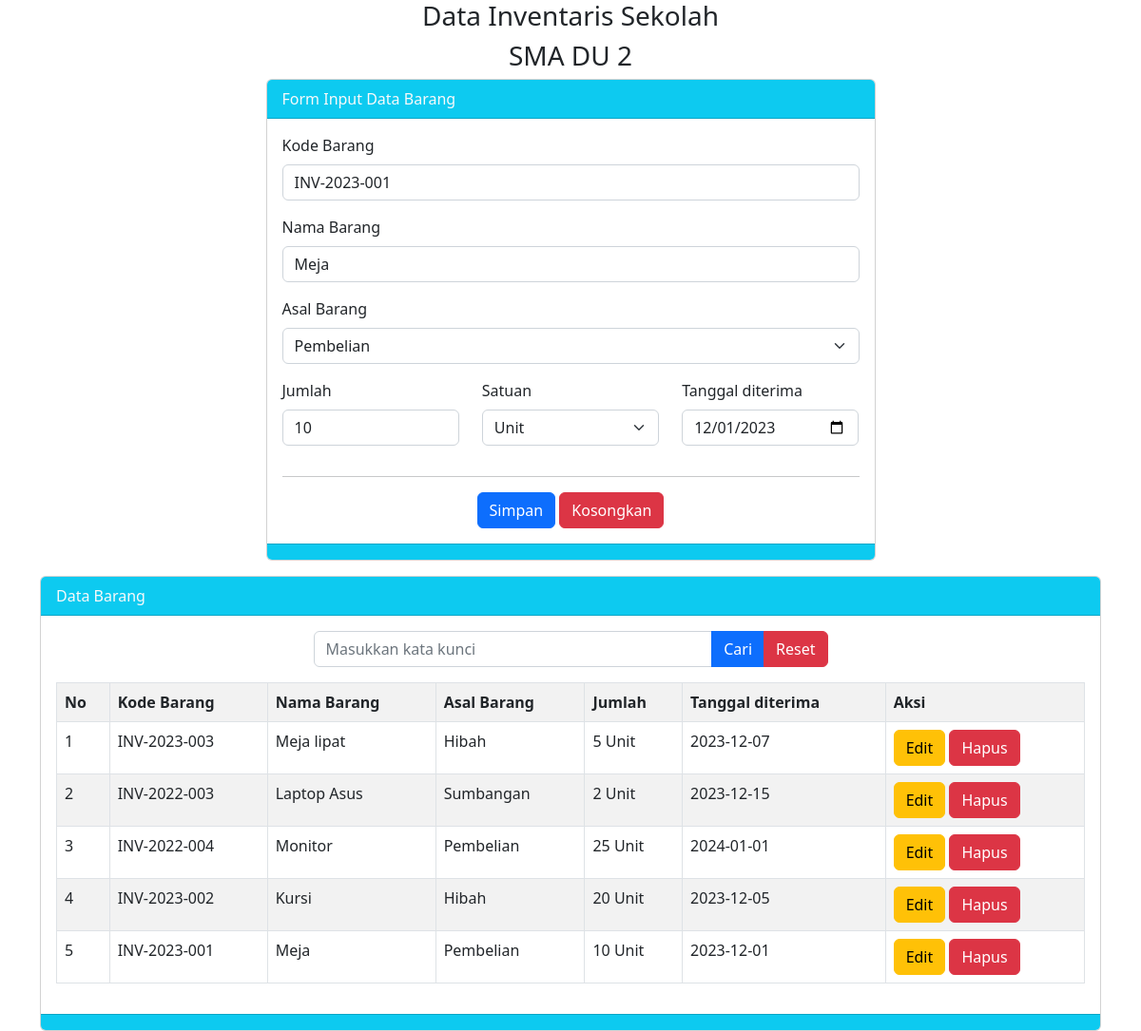
The page /index.php?hal=edit&id=1 on the database its author committed.
### tables this page shows
CREATE TABLE `tbarang` (
  `id_barang` int(11) NOT NULL,
  `kode` varchar(15) NOT NULL,
  `nama` varchar(100) NOT NULL,
  `asal` varchar(25) NOT NULL,
  `jumlah` int(4) NOT NULL,
  `satuan` varchar(15) NOT NULL,
  `tanggal_diterima` date NOT NULL,
  `tanggal_simpan` timestamp NOT NULL DEFAULT current_timestamp() ON UPDATE current_timestamp()
);

### index.php (the view, shortened to what this page needs)
<?php
include 'koneksi.php';
$q = mysqli_query($koneksi, "SELECT kode FROM tbarang order by kode desc limit 1");
$datax = mysqli_fetch_array($q);
if ($datax) {
    $no_terakhir = substr($datax['kode'], -3);
    $no = $no_terakhir + 1;
    if ($no > 0 and $no < 10) {
        $kode = "00".$no;
    } else if($no > 10 and $no < 100){
        $kode = "0" . $no;
    } else if($no > 100){
        $kode = $no;
    }
} else{
    $kode="001";
}
$tahun = date ('Y');
$vkode = "INV-" . $tahun . '-' . $kode;
$vnama = "";
$vasal = "";
$vjumlah = "";
$vsatuan = "";
$vtanggal_diterima = "";
if (isset($_GET['hal'])) {
    if ($_GET['hal'] == "edit") {
        $tampil = mysqli_query($koneksi, "SELECT * FROM tbarang where id_barang = '$_GET[id]' ");
        $data = mysqli_fetch_array($tampil);
        if ($data) {
            $vkode = $data['kode'];
            $vnama = $data['nama'];
            $vasal = $data['asal'];
            $vjumlah = $data['jumlah'];
            $vsatuan = $data['satuan'];
            $vtanggal_diterima = $data["tanggal_diterima"];
        }
    } else if ($_GET['hal'] == "hapus") {
        $hapus = mysqli_query($koneksi, "DELETE FROM tbarang WHERE id_barang = '$_GET[id]' ");
        if ($hapus) {
            echo "<script>
                alert('Hapus Data Sukses');
                document.location='index.php';
             </script>";
        } else {
            echo "<script>
                alert('Hapus Data Gagal');
                document.location='index.php';
             </script>";
        }
    }
}
?>
<!doctype html>
<html lang="en">
<head>
    <link href="https://cdn.jsdelivr.net/npm/bootstrap@5.2.3/dist/css/bootstrap.min.css" rel="stylesheet"
>
</head>
<body>
    <div class="container">
        <h3 class="text-center">Data Inventaris Sekolah</h3>
        <h3 class="text-center">SMA DU 2</h3>
        <div class="row">
            <div class="col-md-7 mx-auto">
                <div class="card">
                    <div class="card-header bg-info text-light">
                        Form Input Data Barang
                    </div>
                    <div class="card-body">
                        <form method="POST">
                            <div class="mb-3">
                                <label class="form-label">Kode Barang</label>
                                <input type="text" name="tkode" value="<?= $vkode ?>" class="form-control"
                                    placeholder="Masukkan Kode Barang">
                            </div>
                            <div class="mb-3">
                                <label class="form-label">Nama Barang</label>
                                <input type="text" name="tnama" value="<?= $vnama ?>" class="form-control"
                                    placeholder="Masukkan Nama Barang">
                            </div>
                            <div class="mb-3">
                                <label class="form-label">Asal Barang</label>
                                <select class="form-select" name="tasal">
                                    <option value="<?= $vasal ?>">
                                        <?= $vasal ?>
                                    </option>
                                </select>
                            </div>
                            <div class="row">
                                <div class="col">
                                    <div class="mb-3">
                                        <label class="form-label">Jumlah</label>
                                        <input type="number" name="tjumlah" value="<?= $vjumlah ?>" class="form-control"
                                            placeholder="Masukkan Jumlah Barang">
                                    </div>
                                </div>
                                <div class="col">
                                    <div class="mb-3">
                                        <label class="form-label">Satuan</label>
                                        <select class="form-select" name="tsatuan">
                                            <option value="<?= $vsatuan ?>">
                                                <?= $vsatuan ?>
                                            </option>
                                        </select>
                                    </div>
                                </div>
                                <div class="col">
                                    <div class="mb-3">
                                        <label class="form-label">Tanggal diterima</label>
                                        <input type="date" name="ttanggal_diterima" value="<?= $vtanggal_diterima ?>"
                                            class="form-control" placeholder="Masukkan Jumlah Barang">
                                    </div>
                                </div>
                                <div class="text-center">
                                    <hr>
                                    <button class="btn btn-primary" name="bsimpan" type="submit">Simpan</button>
                                    <button class="btn btn-danger" name="bkosongkan" type="reset">Kosongkan</button>
                                </div>
                            </div>
                        </form>
                    </div>
                    <div class="card-footer bg-info">
                    </div>
                </div>
            </div>
        </div>
        <div class="card mt-3">
            <div class="card-header bg-info text-light">
                Data Barang
            </div>
            <div class="card-body">
                <div class="col-md-6 mx-auto">
                    <form method="POST">
                        <div class="input-group mb-3">
                            <input type="text" name="tcari" value="<?= @$_POST['tcari'] ?>" class="form-control" placeholder="Masukkan kata kunci">
                            <button class="btn btn-primary" name="bcari" type="submit">Cari</button>
                            <button class="btn btn-danger" name="breset" type="submit">Reset</button>
                        </div>
                    </form>
                </div>
                <table class="table table-striped table-hover table-bordered">
                    <tr>
                        <th>No</th>
                        <th>Kode Barang</th>
                        <th>Nama Barang</th>
                        <th>Asal Barang</th>
                        <th>Jumlah</th>
                        <th>Tanggal diterima</th>
                        <th>Aksi</th>
                    </tr>
                    <?php
                    $no = 1;
                    if (isset($_POST['bcari'])) {
                        $keyword = $_POST['tcari'];
                        $q = "SELECT * FROM  tbarang WHERE kode like '%$keyword%' or nama like '%$keyword%' order by
                        id_barang desc ";
                    } else {
                        $q =  "SELECT * FROM tbarang order by id_barang desc";
                    }
                    $tampil = mysqli_query($koneksi, $q);
                    while ($data = mysqli_fetch_array($tampil)) {
                        ?>
                        <tr>
                            <td>
                                <?= $no++ ?>
                            </td>
                            <td>
                                <?= $data['kode'] ?>
                            </td>
                            <td>
                                <?= $data['nama'] ?>
                            </td>
                            <td>
                                <?= $data['asal'] ?>
                            </td>
                            <td>
                                <?= $data['jumlah'] ?>
                                <?= $data['satuan'] ?>
                            </td>
                            <td>
                                <?= $data['tanggal_diterima'] ?>
                            </td>
                            <td>
                                <a href="index.php?hal=edit&id=<?= $data['id_barang'] ?>" class="btn btn-warning">Edit</a>
                                <a href="index.php?hal=hapus&id=<?= $data['id_barang'] ?>" class="btn btn-danger"
                                    onclick="return confirm('Apakah anda Yakin Akan Menghapus Data Ini?')">Hapus</a>
                            </td>
                        </tr>
                        <?php
                    }
                    ?>
                </table>
            </div>
            <div class="card-footer bg-info">
            </div>
        </div>
    </div>
</body>
</html>

### rows shown on the page
tbarang: tkode "INV-2023-001", tnama "Meja", tasal "Pembelian", tjumlah "10", tsatuan "Unit", ttanggal_diterima "12/01/2023", kode "INV-2023-001", nama "Meja", asal "Pembelian", jumlah "10", satuan "Unit", tanggal_diterima "2023-12-01"
tbarang: kode "INV-2023-003", nama "Meja lipat", asal "Hibah", jumlah "5", satuan "Unit", tanggal_diterima "2023-12-07"
tbarang: kode "INV-2022-003", nama "Laptop Asus", asal "Sumbangan", jumlah "2", satuan "Unit", tanggal_diterima "2023-12-15"
tbarang: kode "INV-2022-004", nama "Monitor", asal "Pembelian", jumlah "25", satuan "Unit", tanggal_diterima "2024-01-01"
tbarang: kode "INV-2023-002", nama "Kursi", asal "Hibah", jumlah "20", satuan "Unit", tanggal_diterima "2023-12-05"
